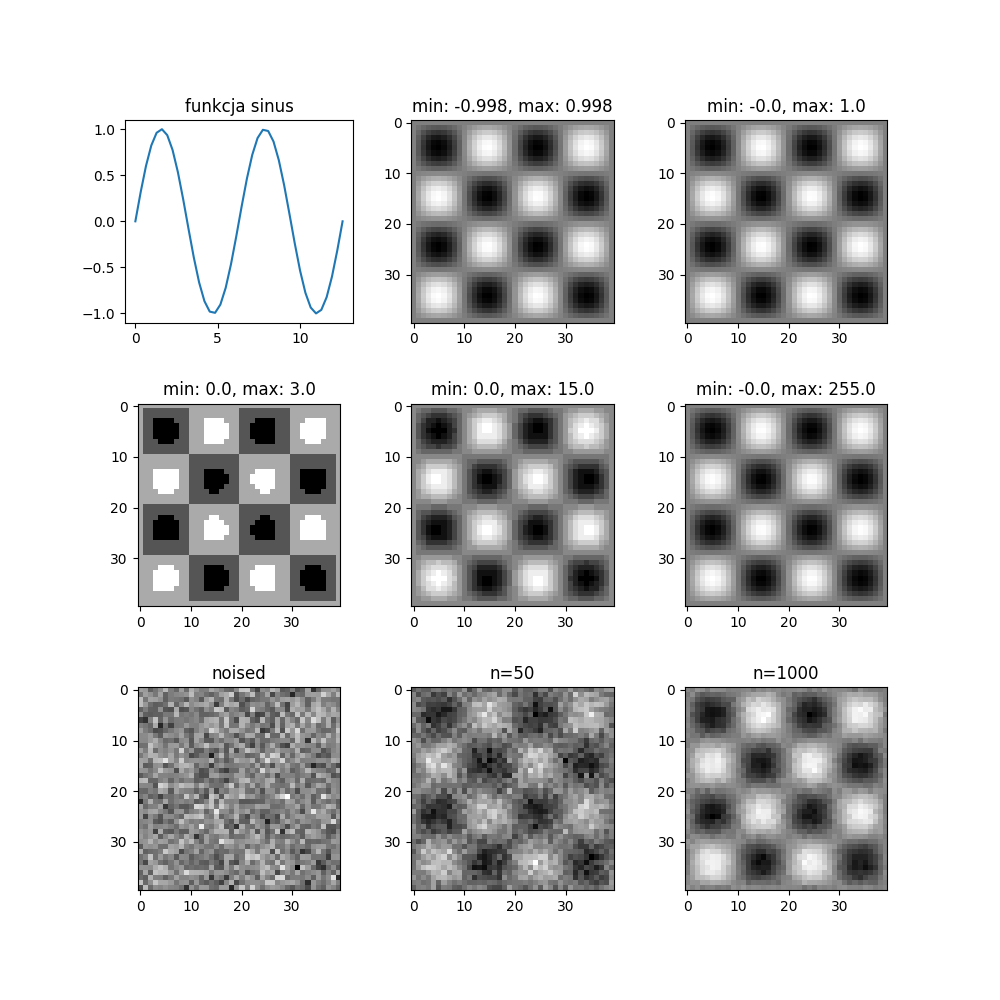

Write Python code to recreate this figure.
import numpy as np
import matplotlib.pyplot as plt

fig, ax = plt.subplots(3,3, figsize=(10, 10))
fig.subplots_adjust(hspace=.4)

#funkcja sinus
x = np.linspace(0, 4*np.pi, 40)
y = np.sin(x)
ax[0, 0].plot(x, y)
ax[0, 0].set_title("funkcja sinus")

#dwuwymiarowe złożenie spróbkowanej funkcji
macierz = y[:, np.newaxis]*y[np.newaxis, :]
min_macierz = round(np.min(macierz), 3)
max_macierz = round(np.max(macierz), 3)
ax[0, 1].imshow(macierz, cmap = 'binary')
ax[0, 1].set_title("min: " + str(min_macierz) + ", max: " + str(max_macierz))

#normalizacja
macierz_norm = (macierz - min_macierz)
macierz_norm /= np.max(macierz_norm)
min_macierz_norm = round(np.min(macierz_norm), 3)
max_macierz_norm = round(np.max(macierz_norm), 3)
ax[0, 2].imshow(macierz_norm, cmap = 'binary')
ax[0, 2].set_title("min: " + str(min_macierz_norm) + ", max: " + str(max_macierz_norm))

#2-bit
wsp = 2*2-1
m_2bit = np.rint(macierz_norm*wsp)
min_m_2bit = np.min(m_2bit)
max_m_2bit = np.max(m_2bit)
ax[1, 0].imshow(m_2bit, cmap = 'binary')
ax[1, 0].set_title("min: " + str(min_m_2bit) + ", max: " + str(max_m_2bit))

#4-bit
wsp = 2*2*2*2-1
m_4bit = np.rint(macierz_norm*wsp)
min_m_4bit = np.min(m_4bit)
max_m_4bit = np.max(m_4bit)
ax[1, 1].imshow(m_4bit, cmap = 'binary')
ax[1, 1].set_title("min: " + str(min_m_4bit) + ", max: " + str(max_m_4bit))

#8-bit
wsp = 2*2*2*2*2*2*2*2-1
m_8bit = np.rint(macierz_norm*wsp)
min_m_8bit = np.min(m_8bit)
max_m_8bit = np.max(m_8bit)
ax[1, 2].imshow(m_8bit, cmap = 'binary')
ax[1, 2].set_title("min: " + str(min_m_8bit) + ", max: " + str(max_m_8bit))

m_8bit = (m_8bit - np.min(m_8bit))
m_8bit /= np.max(m_8bit)

#random normal
m_noise = np.random.normal(m_8bit)
ax[2, 0].imshow(m_noise, cmap = 'binary')
ax[2, 0].set_title("noised")

#adding noised images
m_50_noise = m_8bit
for i in range(50):
    m_50_noise = m_50_noise + np.random.normal(m_8bit)
#normalizacja
m_50_noise = (m_50_noise - np.min(m_50_noise))
m_50_noise /= np.max(m_50_noise)

ax[2, 1].imshow(m_50_noise, cmap = 'binary')
ax[2, 1].set_title("n=50")

#1000
m_1000_noise = m_8bit
for i in range(1000):
    m_1000_noise = m_1000_noise + np.random.normal(m_8bit)
m_1000_noise = (m_1000_noise - np.min(m_1000_noise))
m_1000_noise /= np.max(m_1000_noise)

ax[2, 2].imshow(m_1000_noise, cmap = 'binary')
ax[2, 2].set_title("n=1000")

#plt.savefig("lab1.png")
plt.show()
